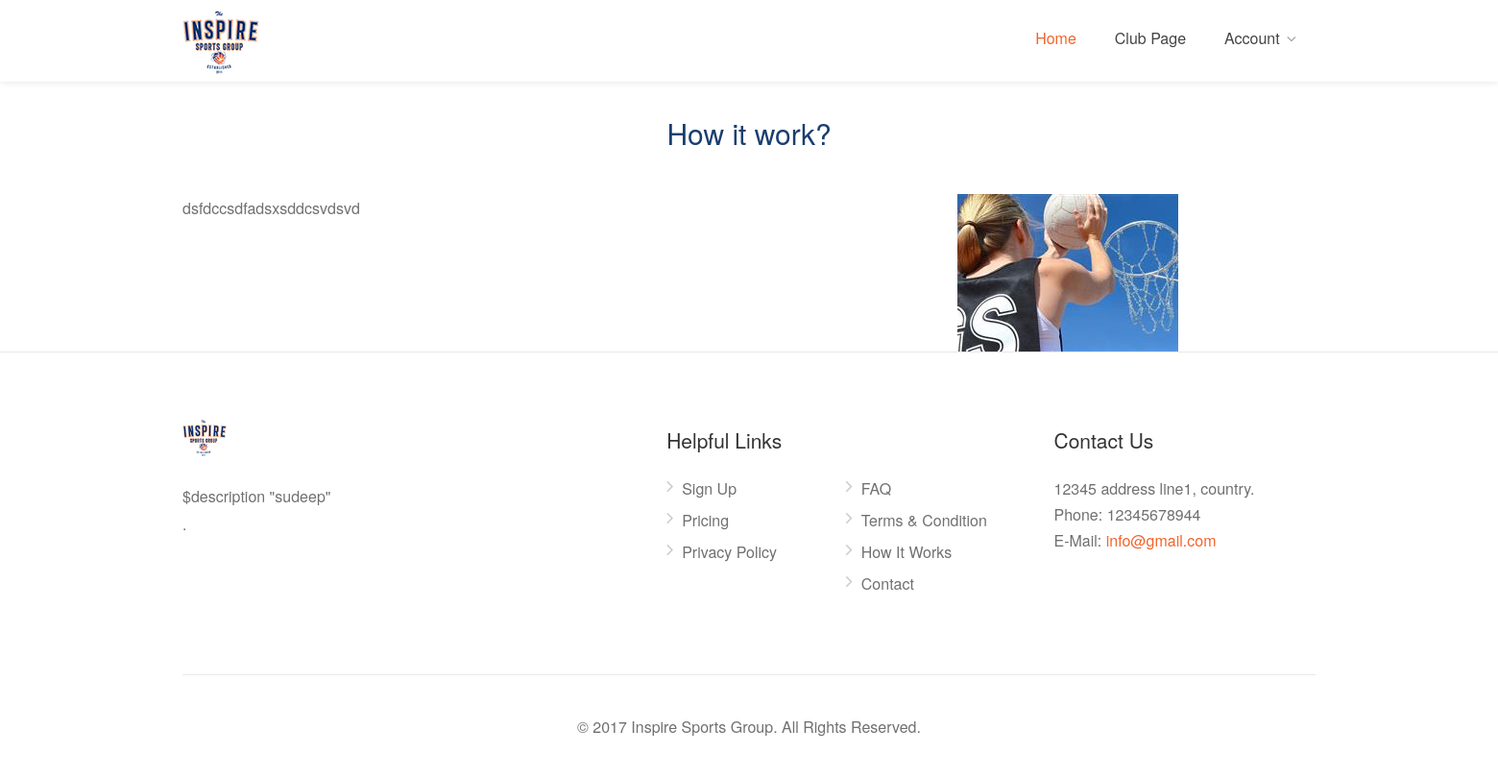
/index.php/netball/working, run on an earlier commit of the app's database.
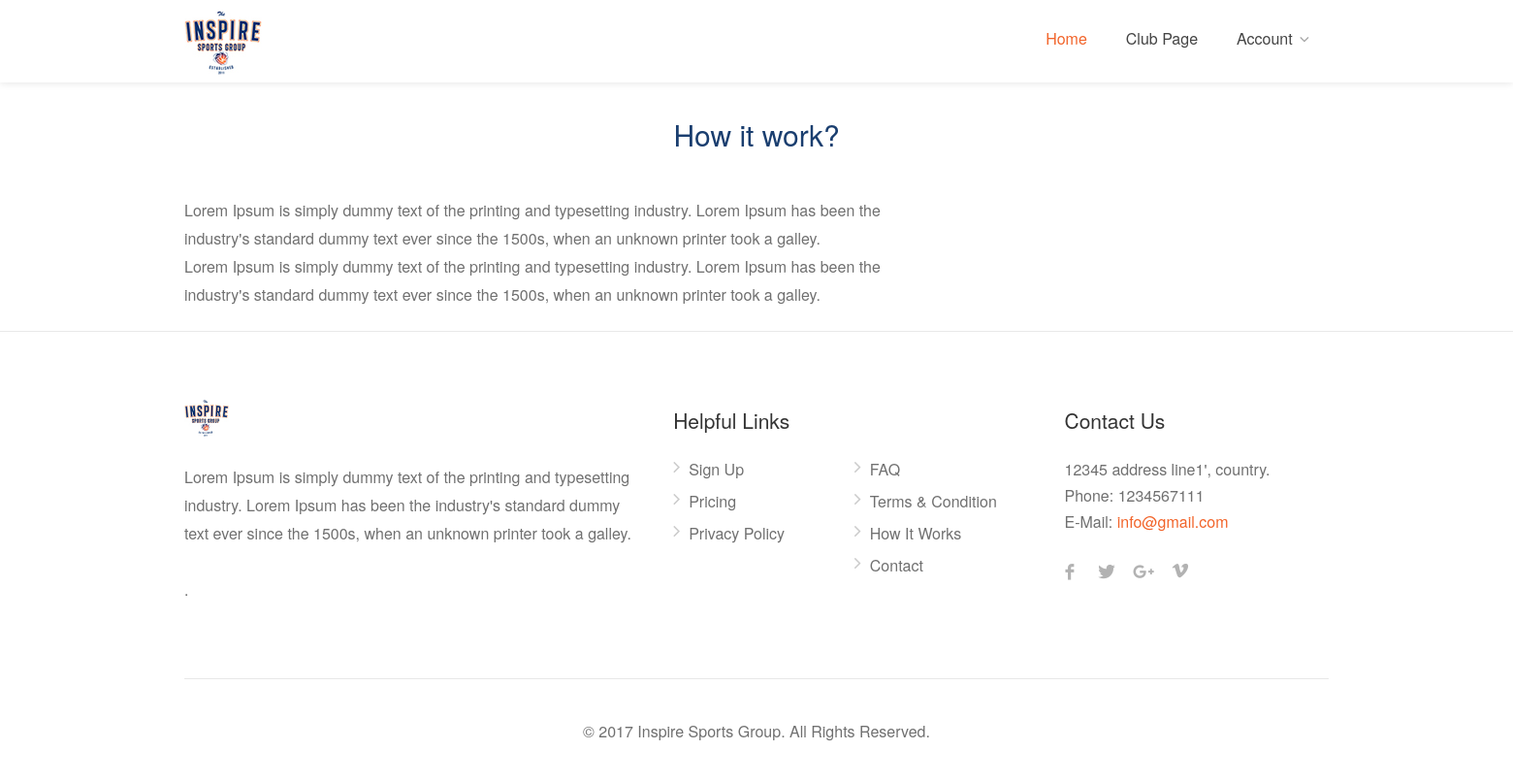
And on a later commit of the database.
### tables this page shows
CREATE TABLE IF NOT EXISTS `tbl_how_its_work` (
  `how_its_work_id` int(11) NOT NULL AUTO_INCREMENT,
  `description` longtext NOT NULL,
  `image1` varchar(255) NOT NULL,
  `image2` varchar(255) NOT NULL,
  `image3` varchar(255) NOT NULL,
  `description1` longtext NOT NULL,
  PRIMARY KEY (`how_its_work_id`)
);

CREATE TABLE IF NOT EXISTS `tbl_about_us` (
  `about_id` int(11) NOT NULL AUTO_INCREMENT,
  `description` longtext NOT NULL,
  PRIMARY KEY (`about_id`)
);

CREATE TABLE IF NOT EXISTS `tbl_contact_us` (
  `contact_us_id` int(11) NOT NULL AUTO_INCREMENT,
  `email` varchar(255) NOT NULL,
  `phone` varchar(255) NOT NULL,
  `address` longtext NOT NULL,
  PRIMARY KEY (`contact_us_id`)
);

### application/views/content_handler.php (called while the page is built)
<?php include('header.php');?>
<?php include('navbar.php');?>
<?php include('content.php');?>
<?php include('footer.php');?>

### application/controllers/Netball.php (called while the page is built, shortened)
<?php
class Netball extends CI_Controller {
    public function __construct()
    {
        $this->load->library(array('session'));
        $this->load->model('Netballmodel');
    }
    public function working()
    {
        $data['pageName'] = "WORKING";
        $data['aboutusinfo'] = $this->Netballmodel->getaboutusinfo();
        $data['contactusinfo'] = $this->Netballmodel->getcontactusinfo();
        $data['sociallinkdatalist'] = $this->Netballmodel->getsociallinkdatalist();
        $data['howitworkinfo'] = $this->Netballmodel->gethowitworkinfo();
        $this->load->view("content_handler", $data);
    }
}

### index.php (called while the page is built, shortened)
<?php
require_once BASEPATH.'core/CodeIgniter.php';

### application/models/Netballmodel.php (called while the page is built, shortened)
<?php
Class Netballmodel extends CI_Model
{
     public function getaboutusinfo()
    {
        $this->db->select('*');
        $this->db->from('tbl_about_us');
        return $this->db->get()->row();
    }
     public function getcontactusinfo()
    {
        $this->db->select('*');
        $this->db->from('tbl_contact_us');
        return $this->db->get()->row();
    }
     public function getsociallinkdatalist()
    {
        $this->db->select('*');
        $this->db->from('tbl_social_link');
        $this->db->where('status',1);
        return $this->db->get()->result();
    }
     public function gethowitworkinfo()
    {
        $this->db->select('*');
        $this->db->from('tbl_how_its_work');
        return $this->db->get()->row();
    }
}

### application/views/contents/working.php (the view)
<div class="container">
	<h3 class="headline centered margin-bottom-45 padding-top-35">How it work?</h3>
	<div class="row">
		<div class="col-sm-8 col-md-8 col-lg-8">
			<p style="margin-bottom:3%">
				<?php if (!empty($howitworkinfo->description)) echo $howitworkinfo->description; ?>
			</p>
		</div>
		<div class="col-sm-4 col-md-4 col-lg-4">
			 <img src='<?php echo base_url(); ?>admin/images/howitwork/<?php echo $howitworkinfo->image1; ?>' alt="">
		</div>
	</div>
</div>

### application/views/footer.php (shortened to what the changed rows need)
<link rel="stylesheet" href="https://cdnjs.cloudflare.com/ajax/libs/font-awesome/4.7.0/css/font-awesome.min.css">
  <div id="footer">
    <div class="container">
      <div class="row">
        <div class="col-md-5 col-sm-6">
          <img class="footer-logo" src="<?php echo base_url('assets/images/logoinspire.jpg');?>" alt=""> <br>
          <br>
          <p><?php if (!empty($aboutusinfo->description)) echo $aboutusinfo->description; ?>.</p>
        </div>
        <div class="col-md-3  col-sm-12">
          <div class="text-widget"> <span><?php if (!empty($contactusinfo->address)) echo $contactusinfo->address; ?></span> <br>
            Phone: <span><?php if (!empty($contactusinfo->phone)) echo $contactusinfo->phone; ?></span><br>
            E-Mail:<span> <a href="#"><?php if (!empty($contactusinfo->email)) echo $contactusinfo->email; ?></a> </span><br>
          </div>
        </div>
      </div>
    </div>
  </div>
<link href="<?php echo base_url('assets/css/plugins/datedropper.css');?>" rel="stylesheet" type="text/css">
</body>
</html>

What changed in the data, as far as the page shows it:
changed tbl_how_its_work: description "dsfdccsdfadsxsddcsvdsvd" → "Lorem Ipsum is simply dummy text of the printing and typesetting industry. Lorem Ipsum has been the industry's standard dummy text ever since the 1500s, when an unknown printer took a galley. Lorem Ipsum is simply dummy text of the printing and typesetting industry. Lorem Ipsum has been the industry's standard dummy text ever since the 1500s, when an unknown printer took a galley."; image1: picture removed
changed tbl_about_us: description "$description \"sudeep\"" → "Lorem Ipsum is simply dummy text of the printing and typesetting industry. Lorem Ipsum has been the industry's standard dummy text ever since the 1500s, when an unknown printer took a galley."
changed tbl_contact_us "info@gmail.com": address "12345 address line1, country." → "12345 address line1', country."; phone "12345678944" → "1234567111"
